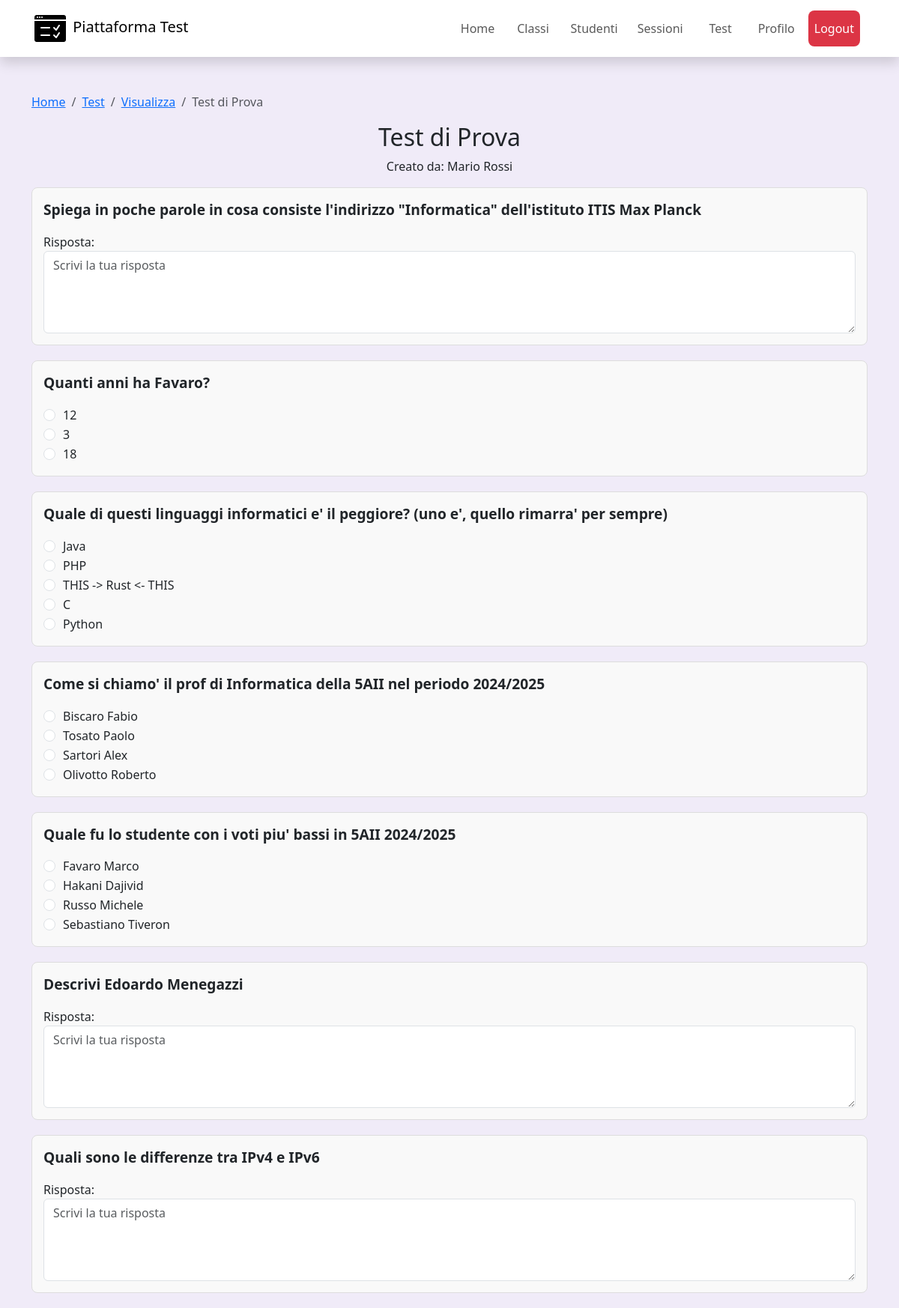
The app's page /frontend/views/visualizza_test.php?id=1 (signed in) with its own data.
### tables this page shows
CREATE TABLE `test` (
  `id` int(11) NOT NULL,
  `titolo` varchar(100) NOT NULL,
  `cf_docente` varchar(16) NOT NULL
);

CREATE TABLE `utente` (
  `codice_fiscale` varchar(16) NOT NULL,
  `nome` varchar(50) NOT NULL,
  `cognome` varchar(50) NOT NULL,
  `login` varchar(50) NOT NULL,
  `password` varchar(100) NOT NULL,
  `ruolo` enum('STUDENTE','DOCENTE','','') NOT NULL DEFAULT 'STUDENTE'
);

CREATE TABLE `domanda` (
  `id` int(11) NOT NULL,
  `testo` text NOT NULL,
  `tipo` enum('APERTA','MULTIPLA','','') NOT NULL,
  `test_id` int(11) NOT NULL
);

CREATE TABLE `opzioni_domanda` (
  `id` int(11) NOT NULL,
  `domanda_id` int(11) NOT NULL,
  `testo_opzione` varchar(500) NOT NULL,
  `corretta` tinyint(1) NOT NULL DEFAULT 0
);

### frontend/views/visualizza_test.php (the view, shortened to what this page needs)
<?php
require("./../../backend/Include/db_connect.php");
$test_id = isset($_GET['id']) ? (int) $_GET['id'] : 0;
$SQL_query_test = "SELECT t.titolo, d.nome AS nome_docente, d.cognome AS cognome_docente
                   FROM test AS t
                   JOIN utente AS d ON d.codice_fiscale = t.cf_docente
                   WHERE t.id = ?";
$stmt_test = $conn->prepare($SQL_query_test);
$stmt_test->bind_param("i", $test_id);
$stmt_test->execute();
$result_test = $stmt_test->get_result();
$row_test = $result_test->fetch_assoc();
$SQL_query_domande = "SELECT id, testo, tipo
                      FROM domanda
                      WHERE test_id = ?";
$stmt_domande = $conn->prepare($SQL_query_domande);
$stmt_domande->bind_param("i", $test_id);
$stmt_domande->execute();
$result_domande = $stmt_domande->get_result();
?>
<!DOCTYPE html>
<html lang="it">
<head>
    <link href="https://cdn.jsdelivr.net/npm/bootstrap@5.3.0/dist/css/bootstrap.min.css" rel="stylesheet">
    <link href="https://cdn.jsdelivr.net/npm/feather-icons@4.30.0/dist/feather.min.css" rel="stylesheet">
</head>
<body style="background-color: rgb(240, 235, 248);">
    <?php include("components/navbar.php"); ?>
    <div class="container mt-5">
        <div>
            <nav aria-label="breadcrumb">
                <ol class="breadcrumb">
                    <li class="breadcrumb-item"><a href="index.php">Home</a></li>
                    <li class="breadcrumb-item"><a href="test.php">Test</a></li>
                    <li class="breadcrumb-item"><a href="test.php"><?= (isset($_GET['modalita']) ? ($_GET['modalita']=="mod" ? "Modifica" : "Visualizza" ) : "Visualizza") ?></a></li>
                    <li class="breadcrumb-item active"><?php echo htmlspecialchars($row_test['titolo']); ?></li>
                </ol>
            </nav>
        </div>
        <h2 class="text-center"><?php echo htmlspecialchars($row_test['titolo']); ?></h2>
        <p class="text-center">Creato da: <?php echo ucfirst(strtolower($row_test['nome_docente'])) . " " . ucfirst(strtolower($row_test['cognome_docente'])); ?></p>
        <form id="test-form">
            <?php
            if ($result_domande->num_rows > 0) {
                while ($row_domanda = $result_domande->fetch_assoc()) {
                    echo "<div class='question-container'>";
                    echo "<p class='question-title'>" . htmlspecialchars($row_domanda['testo']) . "</p>";
                    if ($row_domanda['tipo'] == 'APERTA') {
                        echo "<div class='question-text'>
                                <label for='answer_{$row_domanda['id']}'>Risposta:</label>
                                <textarea id='answer_{$row_domanda['id']}' class='form-control' rows='4' placeholder='Scrivi la tua risposta'></textarea>
                              </div>";
                    }
                    if ($row_domanda['tipo'] == 'MULTIPLA') {
                        $SQL_query_opzioni = "SELECT * FROM opzioni_domanda WHERE domanda_id = ?";
                        $stmt_opzioni = $conn->prepare($SQL_query_opzioni);
                        $stmt_opzioni->bind_param("i", $row_domanda['id']);
                        $stmt_opzioni->execute();
                        $result_opzioni = $stmt_opzioni->get_result();
                        echo "<div class='options-list'>";
                        while ($row_opzione = $result_opzioni->fetch_assoc()) {
                            echo "<div class='form-check'>
                                    <input class='form-check-input' type='radio' name='question_{$row_domanda['id']}' id='option_{$row_opzione['id']}'>
                                    <label class='form-check-label' for='option_{$row_opzione['id']}'>
                                        " . $row_opzione['testo_opzione'] . "
                                    </label>
                                  </div>";
                        }
                        echo "</div>";
                    }
                    echo "</div>";
                }
            } else {
                echo "<p>Non ci sono domande per questo test.</p>";
            }
            ?>
        </form>
    </div>
</body>
</html>

### frontend/views/components/navbar.php (shortened to what this page needs)
<?php
    $pagina = substr($_SERVER["SCRIPT_FILENAME"], strrpos($_SERVER["SCRIPT_FILENAME"], '/') + 1);
?>
            <nav class="navbar navbar-expand-lg navbar-light shadow" style="background-color: #fff;">
                <div class="container d-flex justify-content-around align-items-center">
                    <a class="navbar-brand" href="#">
                        <img src="src/images/icons8-test-100.png" width="50" height="50" class="d-inline-block" alt="">
                        Piattaforma Test
                    </a>
                    <div class="collapse navbar-collapse" id="navbarNav">
                        <ul class="navbar-nav ms-auto">
                            <?php if ($_SESSION['user']['ruolo'] === 'STUDENTE'): ?>
                                <li class="nav-item">
                                    <a class="nav-link <?php if ($pagina == "index.php") echo 'active'; ?>" href="index.php">Home</a>
                                </li>
                                <li class="nav-item">
                                    <a class="nav-link <?php if ($pagina == "test.php") echo 'active'; ?>" href="test.php">Test</a>
                                </li>
                                <li class="nav-item">
                                    <a class="nav-link <?php if ($pagina == "profilo.php") echo 'active'; ?>" href="profilo.php">Profilo</a>
                                </li>
                            <?php elseif ($_SESSION['user']['ruolo'] === 'DOCENTE'): ?>
                                <li class="nav-item">
                                    <a class="nav-link <?php if ($pagina == "index.php") echo 'active'; ?>" href="index.php">Home</a>
                                </li>
                                <li class="nav-item">
                                    <a class="nav-link <?php if ($pagina == "classi.php") echo 'active'; ?>" href="classi.php">Classi</a>
                                </li>
                                <li class="nav-item">
                                    <a class="nav-link <?php if ($pagina == "studenti.php") echo 'active'; ?>" href="studenti.php">Studenti</a>
                                </li>
                                <li class="nav-item">
                                    <a class="nav-link <?php if ($pagina == "sessioni.php") echo 'active'; ?>" href="sessioni.php">Sessioni</a>
                                </li>
                                <li class="nav-item">
                                    <a class="nav-link <?php if ($pagina == "test.php") echo 'active'; ?>" href="test.php">Test</a>
                                </li>
                                <li class="nav-item">
                                    <a class="nav-link <?php if ($pagina == "profilo.php") echo 'active'; ?>" href="profilo.php">Profilo</a>
                                </li>
                            <?php endif; ?>
                            <li class="nav-item">
                                <a class="nav-link logout-btn" href="logout.php">Logout</a>
                            </li>
                        </ul>
                    </div>
                </div>
            </nav>

### frontend/views/visualizza_test.php (style rules this page uses)
.question-container { margin-bottom: 20px; border: 1px solid #ddd; padding: 15px; border-radius: 8px; background-color: #f9f9f9; }
.question-container .question-title { font-weight: bold; font-size: 1.2rem; }
.question-container .question-text { margin-top: 10px; }
.question-container .options-list { margin-top: 10px; }
.question-container input[type="radio"], .question-container input[type="checkbox"] { margin-right: 10px; }
.form-check-label { font-size: 1rem; }
.form-control { font-size: 1rem; }

### frontend/views/components/navbar.php (style rules this page uses)
.nav-link { transition: background-color 0.3s, color 0.3s; padding: 12px 20px; border-radius: 8px; min-width: 8vh; text-align: center; }
.active { color: #fff; }
.logout-btn { background-color: #dc3545 !important; color: #fff !important; transition: background-color 0.3s ease-in-out, transform 0.2s; padding: 12px 20px; border-radius: 8px; }
@media (min-width: 992px) { .nav-link { margin-right: 10px; } }

### records on screen
test: titolo "Test di Prova", cf_docente.nome "Mario", cf_docente.cognome "Rossi"
domanda: testo "Spiega in poche parole in cosa consiste l'indirizzo \"Informatica\" dell'istituto ITIS Max Planck", id "Scrivi la tua risposta"
domanda: testo "Quanti anni ha Favaro?"
opzioni_domanda: testo_opzione "12"
opzioni_domanda: testo_opzione "3"
opzioni_domanda: testo_opzione "18"
domanda: testo "Quale di questi linguaggi informatici e' il peggiore? (uno e', quello rimarra' per sempre)"
opzioni_domanda: testo_opzione "Java"
opzioni_domanda: testo_opzione "PHP"
opzioni_domanda: testo_opzione "THIS -> Rust <- THIS"
opzioni_domanda: testo_opzione "C"
opzioni_domanda: testo_opzione "Python"
domanda: testo "Come si chiamo' il prof di Informatica della 5AII nel periodo 2024/2025"
opzioni_domanda: testo_opzione "Biscaro Fabio"
opzioni_domanda: testo_opzione "Tosato Paolo"
opzioni_domanda: testo_opzione "Sartori Alex"
opzioni_domanda: testo_opzione "Olivotto Roberto"
domanda: testo "Quale fu lo studente con i voti piu' bassi in 5AII 2024/2025"
opzioni_domanda: testo_opzione "Favaro Marco"
opzioni_domanda: testo_opzione "Hakani Dajivid"
opzioni_domanda: testo_opzione "Russo Michele"
opzioni_domanda: testo_opzione "Sebastiano Tiveron"
domanda: testo "Descrivi Edoardo Menegazzi", id "Scrivi la tua risposta"
domanda: testo "Quali sono le differenze tra IPv4 e IPv6", id "Scrivi la tua risposta"
